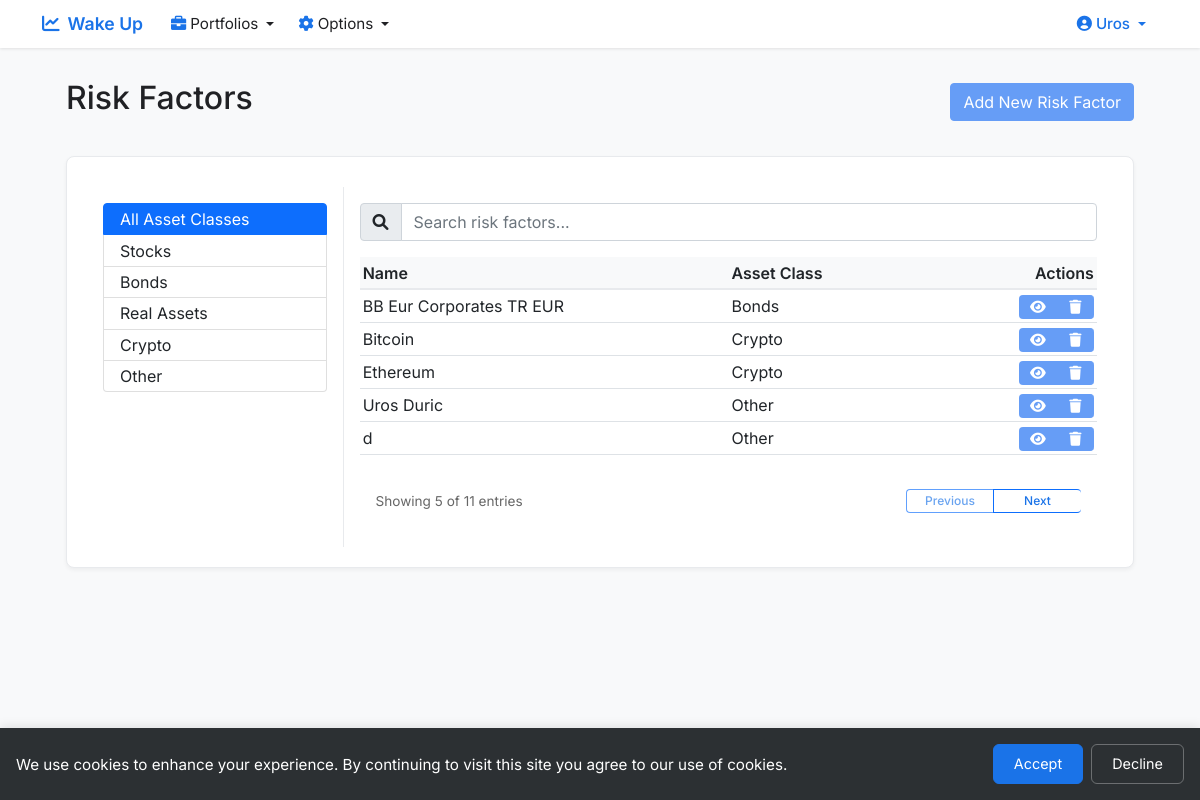
The page /get_risk_factors (signed in) on the database its author committed.
### app.py (models this page shows, shortened)
class User(UserMixin, db.Model):
    id = db.Column(db.Integer, primary_key=True)
    email = db.Column(db.String(120), unique=True, nullable=False)
    name = db.Column(db.String(80), nullable=False)
    password_hash = db.Column(db.String(128))
    user_type = db.Column(db.String(20), default='beginner')
    created_at = db.Column(db.DateTime, default=datetime.utcnow)
    birthday = db.Column(db.Date, nullable=True)
    portfolios = db.relationship('Portfolio', backref='user', lazy=True)
    benchmarks = db.relationship('Benchmark', back_populates='user', lazy=True)
    funds = db.relationship('Fund', back_populates='user', lazy=True)
    def is_admin(self):
        return self.user_type == 'admin'

class RiskFactor(db.Model):
    __tablename__ = 'risk_factor'
    id = db.Column(db.Integer, primary_key=True)
    name = db.Column(db.String(120), nullable=False, unique=True)
    description = db.Column(db.Text, nullable=True)
    asset_class = db.Column(db.String(20), nullable=False, default='Other')
    created_at = db.Column(db.DateTime, nullable=False, default=datetime.utcnow)
    data = db.relationship('RiskFactorData', backref='risk_factor', lazy=True)
    benchmarks = db.relationship('Benchmark', back_populates='risk_factor', lazy=True)

### app.py (the view)
@app.route('/get_risk_factors')
@login_required
def get_risk_factors():
    if not current_user.is_admin():
        flash('You do not have permission to access this page.', 'error')
        return redirect(url_for('home'))
    risk_factors = RiskFactor.query.order_by(RiskFactor.asset_class, RiskFactor.name).all()
    return render_template('risk_factors.html', risk_factors=risk_factors, asset_classes=ASSET_CLASSES)

### app.py (called while the page is built)
@app.after_request
def add_security_headers(response):
    response.headers['X-Content-Type-Options'] = 'nosniff'
    response.headers['X-Frame-Options'] = 'SAMEORIGIN'
    response.headers['X-XSS-Protection'] = '1; mode=block'
    response.headers['Strict-Transport-Security'] = 'max-age=31536000; includeSubDomains'
    return response

@login_manager.user_loader
def load_user(user_id):
    return User.query.get(int(user_id))

def login_required(f):
    @wraps(f)
    def decorated_function(*args, **kwargs):
        if not current_user.is_authenticated:
            return redirect(url_for('login'))
        return f(*args, **kwargs)
    return decorated_function

### templates/risk_factors.html (shortened to what this page needs)
{% extends "base.html" %}
{% block content %}
<div class="container-fluid px-4">
    <div class="d-flex justify-content-between align-items-center mb-4">
        <h2>Risk Factors</h2>
        {% if current_user.is_admin() %}
        <a href="{{ url_for('new_risk_factor') }}" class="btn btn-primary">Add New Risk Factor</a>
        {% endif %}
    </div>
    <div class="card" style="padding: 30px 20px 20px 20px;">
        <div class="card-body p-0">
            <div class="row g-0">
                <div class="col-md-3 border-end">
                    <div class="p-3">
                        <div class="list-group">
                            <button type="button" class="list-group-item list-group-item-action active" data-asset-class="all">
                                All Asset Classes
                            </button>
                            {% for asset_class in asset_classes %}
                            <button type="button" class="list-group-item list-group-item-action" data-asset-class="{{ asset_class }}">
                                {{ asset_class }}
                            </button>
                            {% endfor %}
                        </div>
                    </div>
                </div>
                <div class="col-md-9">
                    <div class="p-3 d-flex flex-column" style="height: 100%;">
                        <div class="mb-3">
                            <div class="input-group">
                                <span class="input-group-text">
                                    <i class="fas fa-search"></i>
                                </span>
                                <input type="text" class="form-control" id="searchInput" placeholder="Search risk factors...">
                            </div>
                        </div>
                        <div class="table-container flex-grow-1 d-flex flex-column">
                            <div class="table-responsive flex-grow-1">
                                <table class="table table-hover mb-0" id="riskFactorsTable">
                                    <thead>
                                        <tr>
                                            <th style="width: 50%">Name</th>
                                            <th style="width: 30%">Asset Class</th>
                                            <th style="width: 20%; text-align: right">Actions</th>
                                        </tr>
                                    </thead>
                                    <tbody>
                                        {% for risk_factor in risk_factors %}
                                        <tr data-asset-class="{{ risk_factor.asset_class }}">
                                            <td>{{ risk_factor.name }}</td>
                                            <td>{{ risk_factor.asset_class }}</td>
                                            <td class="text-end">
                                                <div class="btn-group">
                                                    <a href="{{ url_for('view_risk_factor', id=risk_factor.id) }}"
                                                       class="btn btn-primary btn-sm"
                                                       title="View Data">
                                                        <i class="fas fa-eye"></i>
                                                    </a>
                                                    {% if current_user.is_admin() %}
                                                    <a href="{{ url_for('delete_risk_factor', id=risk_factor.id) }}"
                                                       class="btn btn-primary btn-sm"
                                                       onclick="return confirm('Are you sure you want to delete this risk factor?')"
                                                       title="Delete">
                                                        <i class="fas fa-trash"></i>
                                                    </a>
                                                    {% endif %}
                                                </div>
                                            </td>
                                        </tr>
                                        {% endfor %}
                                    </tbody>
                                </table>
                            </div>
                            <div class="d-flex justify-content-between align-items-center mt-3">
                                <div class="ps-3 pagination-text">
                                    Showing <span id="showingCount">0</span> of <span id="totalCount">0</span> entries
                                </div>
                                <div class="btn-group pe-3">
                                    <button type="button" class="btn btn-outline-primary" id="prevPage" disabled>Previous</button>
                                    <button type="button" class="btn btn-outline-primary" id="nextPage" disabled>Next</button>
                                </div>
                            </div>
                        </div>
                    </div>
                </div>
            </div>
        </div>
    </div>
</div>
{% endblock %}

### templates/base.html (shortened to what this page needs)
<!DOCTYPE html>
<html lang="en">
<head>
    <link href="https://cdn.jsdelivr.net/npm/bootstrap@5.1.3/dist/css/bootstrap.min.css" rel="stylesheet">
    <link href="https://cdnjs.cloudflare.com/ajax/libs/font-awesome/6.0.0/css/all.min.css" rel="stylesheet">
</head>
<body>
    <nav class="navbar navbar-expand-lg">
        <div class="container">
            <a class="navbar-brand" href="{{ url_for('home') }}">
                <i class="fas fa-chart-line me-2"></i>Wake Up
            </a>
            <div class="collapse navbar-collapse" id="navbarNav">
                <ul class="navbar-nav me-auto">
                    {% if current_user.is_authenticated %}
                    <li class="nav-item dropdown">
                        <a class="nav-link dropdown-toggle" href="#" id="portfoliosDropdown" role="button" data-bs-toggle="dropdown">
                            <i class="fas fa-briefcase me-1"></i>Portfolios
                        </a>
                    </li>
                    <li class="nav-item dropdown">
                        <a class="nav-link dropdown-toggle" href="#" id="optionsDropdown" role="button" data-bs-toggle="dropdown">
                            <i class="fas fa-cog me-1"></i>Options
                        </a>
                    </li>
                    {% endif %}
                </ul>
                <ul class="navbar-nav ms-auto">
                    {% if current_user.is_authenticated %}
                    <li class="nav-item dropdown">
                        <a class="nav-link dropdown-toggle profile-link" href="#" id="profileDropdown" role="button" data-bs-toggle="dropdown">
                            <i class="fas fa-user-circle me-1"></i>{{ current_user.name }}
                        </a>
                    </li>
                    {% endif %}
                </ul>
            </div>
        </div>
    </nav>
    <div class="container mt-4">
        {% block content %}{% endblock %}
    </div>
    <div id="cookieConsent" class="cookie-consent" style="display: none;">
        <div class="cookie-content">
            <p>We use cookies to enhance your experience. By continuing to visit this site you agree to our use of cookies.</p>
            <div class="cookie-buttons">
                <button onclick="acceptCookies()" class="btn btn-primary">Accept</button>
                <button onclick="declineCookies()" class="btn btn-secondary">Decline</button>
            </div>
        </div>
    </div>
</body>
</html>

### templates/base.html (style rules this page uses)
:root { --primary-color: #1a73e8; --secondary-color: #4285f4; --accent-color: #669df6; --text-color: #202124; --light-bg: #f8f9fa; --border-color: #e8eaed; --white: #ffffff; --icon-color: #1a73e8; }
body { font-family: 'Inter', sans-serif; color: var(--text-color); background-color: var(--light-bg); }
.navbar { background: var(--white); padding: 0.5rem 0; box-shadow: 0 1px 3px rgba(0, 0, 0, 0.1); min-height: 48px; }
.navbar-brand { font-weight: 600; color: var(--primary-color) !important; font-size: 1.1rem; padding: 0.35rem 0; line-height: 1; }
.nav-link { color: var(--text-color) !important; font-size: 0.95rem; padding: 0.5rem 0.75rem !important; transition: color 0.2s ease; line-height: 1; }
.nav-link i { transition: transform 0.2s ease; color: var(--primary-color); }
.profile-link { color: var(--primary-color) !important; font-weight: 500; }
.profile-link i { color: var(--primary-color); }
.btn-primary { background-color: var(--accent-color); border-color: var(--accent-color); }
.card { border-radius: 8px; box-shadow: 0 2px 4px rgba(0, 0, 0, 0.1); border: none; }
.table th { background-color: var(--light-bg); border-bottom: 2px solid var(--border-color); font-weight: 600; }
.btn-group .btn { border-radius: 0; }
.btn-group .btn:first-child { border-top-left-radius: 0.25rem; border-bottom-left-radius: 0.25rem; }
.btn-group .btn:last-child { border-top-right-radius: 0.25rem; border-bottom-right-radius: 0.25rem; }
.cookie-consent { position: fixed; bottom: 0; left: 0; right: 0; background: rgba(33, 37, 41, 0.95); color: white; padding: 1rem; z-index: 9999; box-shadow: 0 -2px 10px rgba(0, 0, 0, 0.1); backdrop-filter: blur(10px); -webkit-backdrop-filter: blur(10px); }
.cookie-content { max-width: 1200px; margin: 0 auto; display: flex; align-items: center; justify-content: space-between; gap: 1rem; }
.cookie-content p { margin: 0; font-size: 0.95rem; line-height: 1.4; }
.cookie-buttons { display: flex; gap: 0.5rem; flex-shrink: 0; }
.cookie-buttons .btn { padding: 0.5rem 1.25rem; font-size: 0.9rem; border-radius: 6px; transition: all 0.2s ease; }
.cookie-buttons .btn-primary { background-color: var(--primary-color); border-color: var(--primary-color); }
.cookie-buttons .btn-secondary { background-color: transparent; border: 1px solid rgba(255, 255, 255, 0.3); color: white; }

### templates/risk_factors.html (style rules this page uses)
.table { width: 100%; margin-bottom: 0; }
.table th { background-color: var(--light-bg); border-bottom: 2px solid var(--border-color); font-weight: 600; padding: 0.2rem; height: 32px; }
.table td { padding: 0.2rem; vertical-align: middle; height: 32px; }
.btn-group { gap: 0; }
.btn-group .btn { border-radius: 0; border-right: 1px solid rgba(255, 255, 255, 0.2); padding: 0.25rem 0.5rem; width: 38px; height: 24px; display: flex; align-items: center; justify-content: center; }
.btn-group .btn i { font-size: 0.875rem; }
.btn-group .btn:first-child { border-top-left-radius: 0.25rem; border-bottom-left-radius: 0.25rem; }
.btn-group .btn:last-child { border-top-right-radius: 0.25rem; border-bottom-right-radius: 0.25rem; border-right: none; }
.btn-sm { font-size: 0.875rem; }
.list-group-item { cursor: pointer; padding: 0.2rem 1rem; border-radius: 0; }
.card { border: 1px solid var(--border-color); box-shadow: 0 2px 4px rgba(0, 0, 0, 0.05); }
.border-end { border-right: 1px solid var(--border-color) !important; }
.pagination-text { font-size: 0.85rem; color: rgba(0, 0, 0, 0.6); }
#prevPage, #nextPage { width: 88px; font-size: 0.75rem; padding: 0.25rem 0.5rem; color: var(--primary-color); font-weight: 500; }
.table-container { min-height: auto; height: fit-content; overflow: visible; min-height: calc(5 * 32px + 32px + 60px); }
.table-responsive { height: fit-content; overflow: visible; min-height: calc(5 * 32px + 32px); }
.d-flex.justify-content-between { min-height: 60px; display: flex; align-items: center; }

### rows shown on the page
User: name "Uros"
RiskFactor: name "BB Eur Corporates TR EUR", asset_class "Bonds"
RiskFactor: name "Bitcoin", asset_class "Crypto"
RiskFactor: name "Ethereum", asset_class "Crypto"
RiskFactor: name "Uros Duric", asset_class "Other"
RiskFactor: name "d", asset_class "Other"

### other values the page prints
{{ asset_class }} "Stocks" "Bonds" "Real Assets" "Crypto" "Other"
